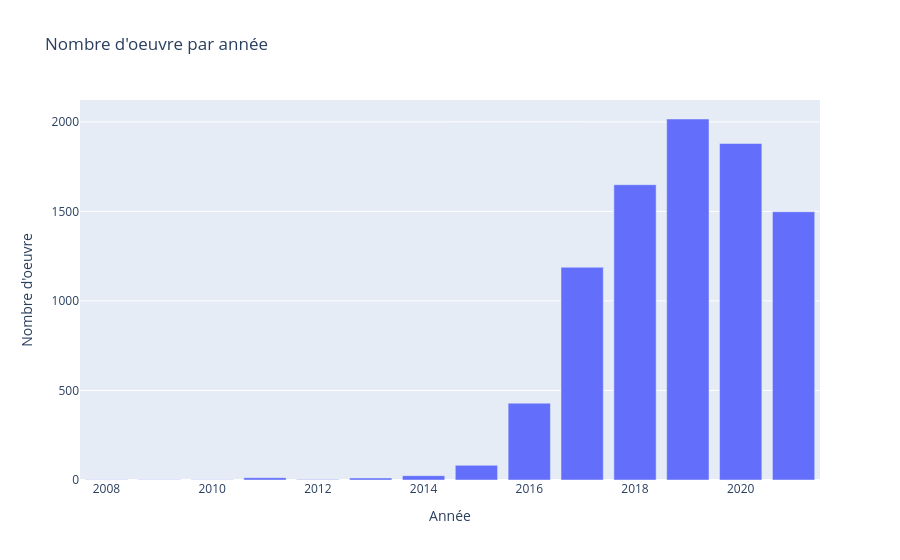

Source (notebook cell):
### Code cell
# Plotly
fig = px.bar(
    x=top_date.index,
    y=top_date.values,
    title="Nombre d'oeuvre par année",
    labels={"x": "Année", "y": "Nombre d'oeuvre"}
)
fig.show()

### Figure 1 — Plotly figure (JSON) as saved in the notebook; plotly's stock layout.template omitted (floating-point values rounded to 4 significant figures)
{"data": [{"hovertemplate": "Année=%{x}<br>Nombre d'oeuvre=%{y}<extra></extra>", "legendgroup": "", "marker": {"color": "#636efa", "pattern": {"shape": ""}}, "name": "", "orientation": "v", "showlegend": false, "textposition": "auto", "type": "bar", "x": [2008.0, 2009.0, 2010.0, 2011.0, 2012.0, 2013.0, 2014.0, 2015.0, 2016.0, 2017.0, 2018.0, 2019.0, 2020.0, 2021.0], "xaxis": "x", "y": [2, 2, 1, 13, 3, 11, 24, 82, 429, 1188, 1649, 2016, 1879, 1498], "yaxis": "y"}], "layout": {"barmode": "relative", "legend": {"tracegroupgap": 0}, "title": {"text": "Nombre d'oeuvre par année"}, "xaxis": {"anchor": "y", "domain": [0, 1], "title": {"text": "Année"}}, "yaxis": {"anchor": "x", "domain": [0, 1], "title": {"text": "Nombre d'oeuvre"}}}}
